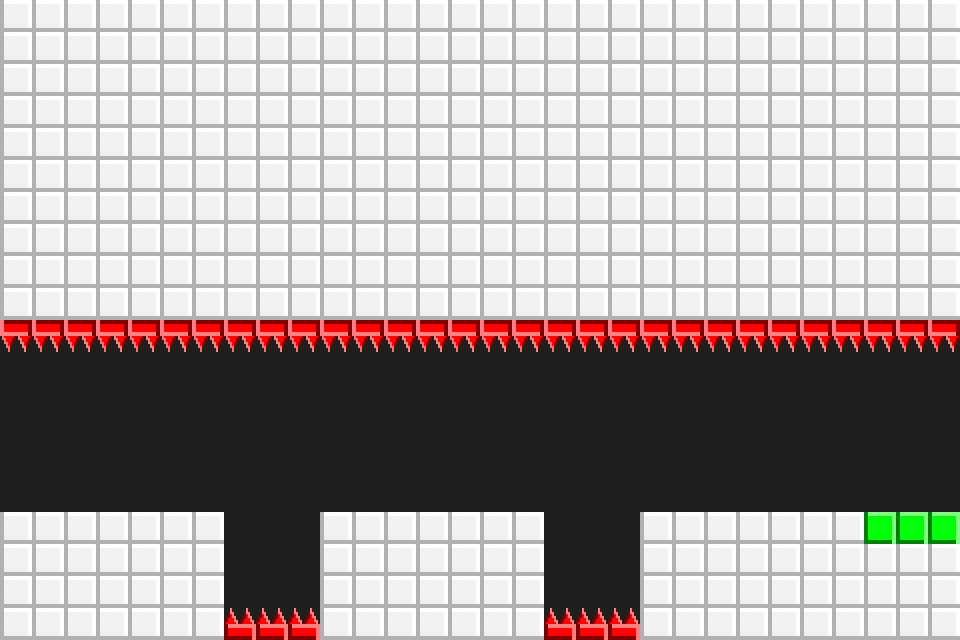

A level layout from a 2D game, rendered from its tile map. Below: a short description, then the map file with tile-grid data replaced by summaries:
An orthogonal 30x20 tile map with 32x32 px tiles, 6 tile layers (WhiteCollide, SpikeCollide, FinishCollide, WhiteLayer, ...), 13 tilesets.

<map version="1.0" orientation="orthogonal" renderorder="right-down" width="30" height="20" tilewidth="32" tileheight="32" nextobjectid="1">
 <tileset firstgid="1" name="Blue_Down" tilewidth="32" tileheight="32" tilecount="1">
  <image source="Blue_Down.png" width="32" height="32" />
 </tileset>
 <tileset firstgid="2" name="Blue_Left" tilewidth="32" tileheight="32" tilecount="1">
  <image source="Blue_Left.png" width="32" height="32" />
 </tileset>
 <tileset firstgid="3" name="Blue_Right" tilewidth="32" tileheight="32" tilecount="1">
  <image source="Blue_Right.png" width="32" height="32" />
 </tileset>
 <tileset firstgid="4" name="Blue_Up" tilewidth="32" tileheight="32" tilecount="1">
  <image source="Blue_Up.png" width="32" height="32" />
 </tileset>
 <tileset firstgid="5" name="Green" tilewidth="32" tileheight="32" tilecount="1">
  <image source="Green.png" width="32" height="32" />
 </tileset>
 <tileset firstgid="6" name="Purple" tilewidth="32" tileheight="32" tilecount="1">
  <image source="Purple.png" width="32" height="32" />
 </tileset>
 <tileset firstgid="7" name="White" tilewidth="32" tileheight="32" tilecount="1">
  <image source="White.png" width="32" height="32" />
 </tileset>
 <tileset firstgid="8" name="Red_Down" tilewidth="32" tileheight="32" tilecount="1">
  <image source="Red_Down.png" width="32" height="32" />
 </tileset>
 <tileset firstgid="9" name="Red_Left" tilewidth="32" tileheight="32" tilecount="1">
  <image source="Red_Left.png" width="32" height="32" />
 </tileset>
 <tileset firstgid="10" name="Red_Right" tilewidth="32" tileheight="32" tilecount="1">
  <image source="Red_Right.png" width="32" height="32" />
 </tileset>
 <tileset firstgid="11" name="Red_up" tilewidth="32" tileheight="32" tilecount="1">
  <image source="Red_up.png" width="32" height="32" />
 </tileset>
 <tileset firstgid="12" name="Black" tilewidth="32" tileheight="32" tilecount="1">
  <image source="Black.png" width="32" height="32" />
 </tileset>
 <tileset firstgid="13" name="collider" tilewidth="32" tileheight="32" tilecount="1">
  <image source="collider.png" width="32" height="32" />
  <tile id="0">
   <properties>
    <property name="Collidable" value="True" />
   </properties>
  </tile>
 </tileset>
 <layer name="WhiteCollide" width="30" height="20">
  <data>[600 cells, 393 non-empty, 1 distinct tile ids]</data>
 </layer>
 <layer name="SpikeCollide" width="30" height="20">
  <data>[600 cells, 36 non-empty, 1 distinct tile ids]</data>
 </layer>
 <layer name="FinishCollide" width="30" height="20">
  <data>[600 cells, 3 non-empty, 1 distinct tile ids]</data>
 </layer>
 <layer name="WhiteLayer" width="30" height="20">
  <data>[600 cells, 600 non-empty, 2 distinct tile ids]</data>
 </layer>
 <layer name="SpikeLayer" width="30" height="20">
  <data>[600 cells, 36 non-empty, 2 distinct tile ids]</data>
 </layer>
 <layer name="FinishLayer" width="30" height="20">
  <data>[600 cells, 3 non-empty, 1 distinct tile ids]</data>
 </layer>
</map>
